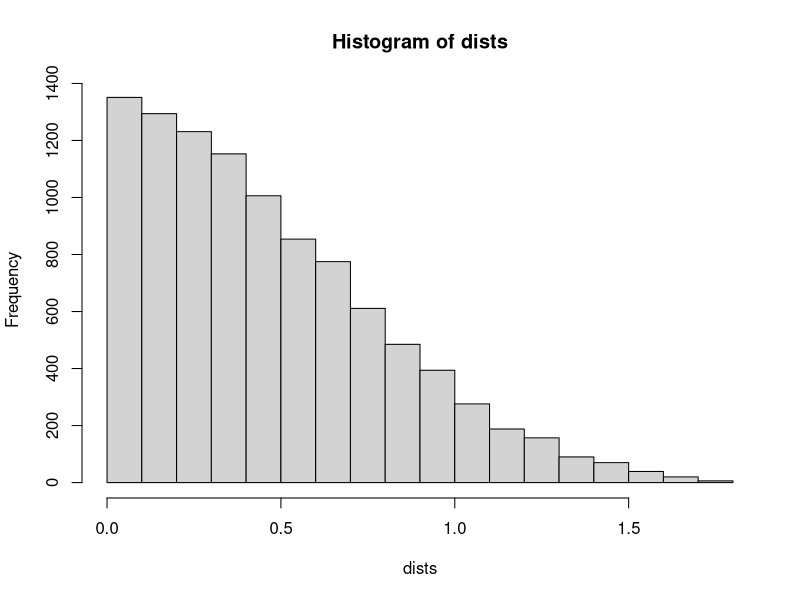

Reproduce this figure in R.
dists<-c()
for (i in 1:10000) {
  P1<-runif(2)
  P2<-runif(2)
  dist<-sqrt(sum(P1-P2)^2)
  dists<-c(dists, dist)
}
mean.dist<-mean(dists)
sd.dist<-sd(dists)
cat(mean.dist,sd.dist,"\n")
hist(dists)